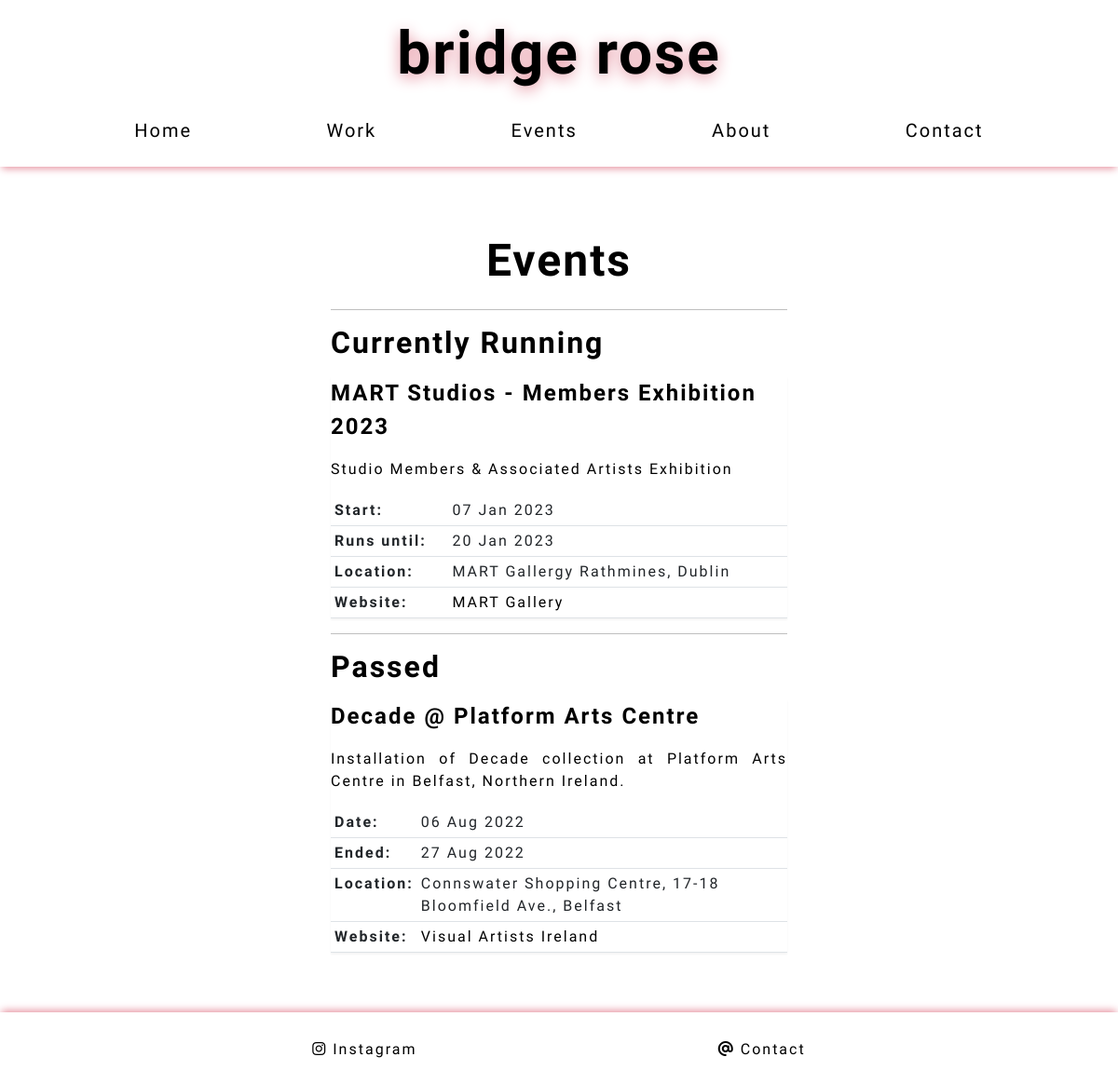
Screenshot of /events/ with the database file from the repository.
### home/models.py (models this page shows)
class Event(models.Model):
    event_name = models.CharField(max_length=280, help_text='Name of event. Required.')
    date_start = models.DateField(help_text='Opening date of event. Required.')
    date_end = models.DateField(null=True, blank=True, help_text='End date of event. Optional.')
    location = models.CharField(max_length=280, help_text='Location of event. Does not accept linebreaks. Required.')
    description = models.TextField(help_text='Description of event. Accepts linebreaks. Required.')
    website = models.CharField(max_length=280, null=True, blank=True, help_text='Event website, enter full address for links. Optional.')
    website_name = models.CharField(max_length=280, null=True, blank=True, help_text='Name of website if website linked.')
    class Meta:
        ordering = ('-date_start',)
    def __str__(self):
        return self.event_name
    def get_upcoming(self):
        return self.date_start > date.today()
    def has_passed(self):
        if self.date_end:
            return self.date_end < date.today()
        else:
            return self.date_start < date.today()

### home/views.py (the view)
# urls.py: path('events/', views.EventView.as_view(), name='events'),
class EventView(View):
    def get(self, request):
        events = Event.objects.all()
        template_name = 'home/events.html'
        context = {
            'events': events,
        }
        return render(request, template_name, context)

### home/templates/home/events.html (shortened to what this page needs)
{% extends 'base.html' %}
{% load static %}
{% block content %}
<h1 class="gallery-title text-center">Events</h1>
<div class="col col-sm-8 col-lg-6 col-xl-5 mx-auto">
    {% regroup events by get_upcoming as upcoming %}
        {% for upcoming_events in upcoming %}
            {% if upcoming_events.grouper == True %}
            <hr>
            <h2>Upcoming</h2>
                {% for event in upcoming_events.list %}
                <div class="image-card">
                    <h3 class="image-title">{{ event }}</h3>
                    <p>{{ event.description|linebreaks }}</p>
                    <table class="table table-sm">
                        <tbody>
                            <tr>
                                <th>Start: </th>
                                <td>{{ event.date_start|date:"d M Y" }}</td>
                            </tr>
                            {% if event.date_end %}
                            <tr>
                                <th>Runs until: </th>
                                <td>{{ event.date_end|date:"d M Y" }}</td>
                            </tr>
                            {% endif %}
                            <tr>
                                <th>Location: </th>
                                <td>{{ event.location }}</td>
                            </tr>
                            {% if event.website %}
                            <tr>
                                <th>Website: </th>
                                <td>
                                    <a href="{{ event.website }}" target="_blank" rel="noopener" alt="Link to {{ event.website_name }}">{{ event.website_name }}</a>
                                </td>
                            </tr>
                            {% endif %}
                        </tbody>
                    </table>
                </div>
                {% endfor %}
            {% else %}
            {% regroup events by has_passed as passed %}
                {% for passed_events in passed %}
                    {% if passed_events.grouper == False %}
                    <hr>
                    <h2>Currently Running</h2>
                    {% for event in passed_events.list %}
                    <div class="image-card">
                        <h3 class="image-title">{{ event }}</h3>
                        <p>{{ event.description|linebreaks }}</p>
                        <table class="table table-sm">
                            <tbody>
                                <tr>
                                    <th>Start: </th>
                                    <td>{{ event.date_start|date:"d M Y" }}</td>
                                </tr>
                                {% if event.date_end %}
                                <tr>
                                    <th>Runs until: </th>
                                    <td>{{ event.date_end|date:"d M Y" }}</td>
                                </tr>
                                {% endif %}
                                <tr>
                                    <th>Location: </th>
                                    <td>{{ event.location }}</td>
                                </tr>
                                {% if event.website %}
                                <tr>
                                    <th>Website: </th>
                                    <td>
                                        <a href="{{ event.website }}" target="_blank" rel="noopener" alt="Link to {{ event.website_name }}">{{ event.website_name }}</a>
                                    </td>
                                </tr>
                                {% endif %}
                            </tbody>
                        </table>
                    </div>
                    {% endfor %}
                    {% else %}
                    <hr>
                    <h2>Passed</h2>
                        {% for event in passed_events.list %}
                        <div class="image-card">
                            <h3 class="image-title">{{ event }}</h3>
                            <p>{{ event.description|linebreaks }}</p>
                            <table class="table table-sm">
                                <tbody>
                                    <tr>
                                        <th>Date: </th>
                                        <td>{{ event.date_start|date:"d M Y" }}</td>
                                    </tr>
                                    {% if event.date_end %}
                                    <tr>
                                        <th>Ended: </th>
                                        <td>{{ event.date_end|date:"d M Y" }}</td>
                                    </tr>
                                    {% endif %}
                                    <tr>
                                        <th>Location: </th>
                                        <td>{{ event.location }}</td>
                                    </tr>
                                    {% if event.website %}
                                    <tr>
                                        <th>Website: </th>
                                        <td>
                                            <a href="{{ event.website }}" target="_blank" rel="noopener" alt="Link to {{ event.website_name }}">{{ event.website_name }}</a>
                                        </td>
                                    </tr>
                                    {% endif %}
                                </tbody>
                            </table>
                        </div>
                    {% endfor %}
                    {% endif %}
                {% endfor %}
        {% endif %}
    {% endfor %}
</div>
{% endblock %}

### static/css/style.css (style rules this page uses)
html { height: 100%; }
body { font-family: "Raleway", sans-serif; color: black; font-size: 1rem; background: white; letter-spacing: 2px; }
h1, h2, h3, h4 { font-family: "Raleway", sans-serif; font-weight: 900; margin-top: 0.5em; margin-bottom: 0.5em; }
p { text-align: justify; }
a { text-decoration: none; color: black; }
.gallery-title { font-size: 3rem; font-weight: 700; }
.image-card { box-shadow: 0 2px 2px 0 whitesmoke; }
.image-title { font-size: 1.5rem; font-weight: 900; line-height: 2.25rem; }

### rows the page displays
Event: event_name "MART Studios - Members Exhibition 2023", description "Studio Members & Associated Artists Exhibition", date_start "07 Jan 2023", date_end "20 Jan 2023", location "MART Gallergy Rathmines, Dublin", website_name "MART Gallery"
Event: event_name "Decade @ Platform Arts Centre", description "Installation of Decade collection at Platform Arts Centre in Belfast, Northern Ireland.", date_start "06 Aug 2022", date_end "27 Aug 2022", location "Connswater Shopping Centre, 17-18 Bloomfield Ave., Belfast", website_name "Visual Artists Ireland"
